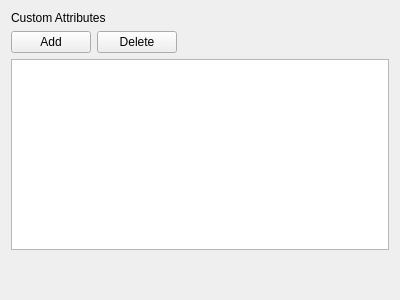
<?xml version="1.0" encoding="UTF-8"?>
<ui version="4.0">
 <class>CustomAttributesFrame</class>
 <widget class="QFrame" name="CustomAttributesFrame">
  <property name="geometry">
   <rect>
    <x>0</x>
    <y>0</y>
    <width>400</width>
    <height>300</height>
   </rect>
  </property>
  <layout class="QGridLayout" name="gridLayout">
   <item row="1" column="1">
    <widget class="QPushButton" name="button_Delete">
     <property name="text">
      <string>Delete</string>
     </property>
    </widget>
   </item>
   <item row="2" column="0" colspan="3">
    <widget class="CustomAttributesTable" name="tableWidget"/>
   </item>
   <item row="1" column="0">
    <widget class="QPushButton" name="button_Add">
     <property name="text">
      <string>Add</string>
     </property>
    </widget>
   </item>
   <item row="1" column="2">
    <spacer name="horizontalSpacer">
     <property name="orientation">
      <enum>Qt::Horizontal</enum>
     </property>
     <property name="sizeHint" stdset="0">
      <size>
       <width>40</width>
       <height>20</height>
      </size>
     </property>
    </spacer>
   </item>
   <item row="0" column="0" colspan="3">
    <widget class="QLabel" name="label">
     <property name="text">
      <string>Custom Attributes</string>
     </property>
    </widget>
   </item>
   <item row="3" column="0" colspan="3">
    <spacer name="verticalSpacer">
     <property name="orientation">
      <enum>Qt::Vertical</enum>
     </property>
     <property name="sizeHint" stdset="0">
      <size>
       <width>20</width>
       <height>40</height>
      </size>
     </property>
    </spacer>
   </item>
  </layout>
 </widget>
 <customwidgets>
  <customwidget>
   <class>CustomAttributesTable</class>
   <extends>QTableWidget</extends>
   <header>customattributestable.h</header>
  </customwidget>
 </customwidgets>
 <resources/>
 <connections/>
</ui>
